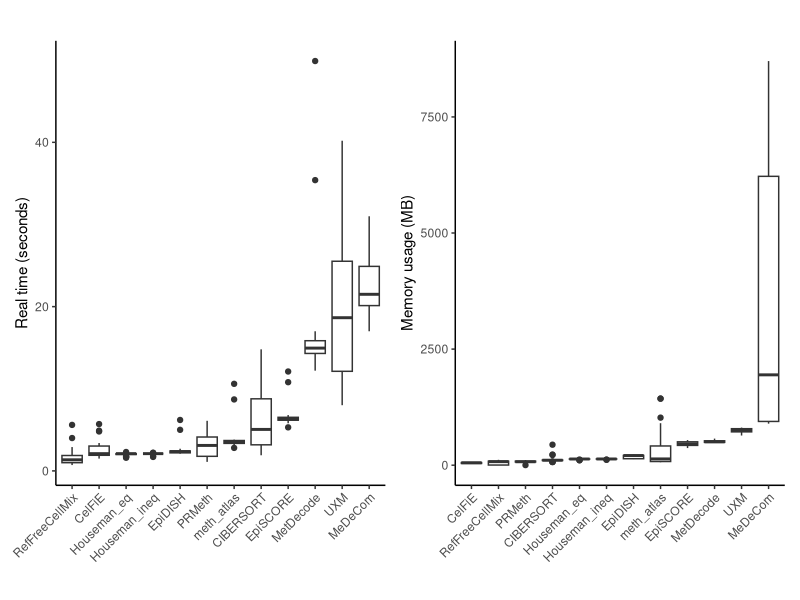
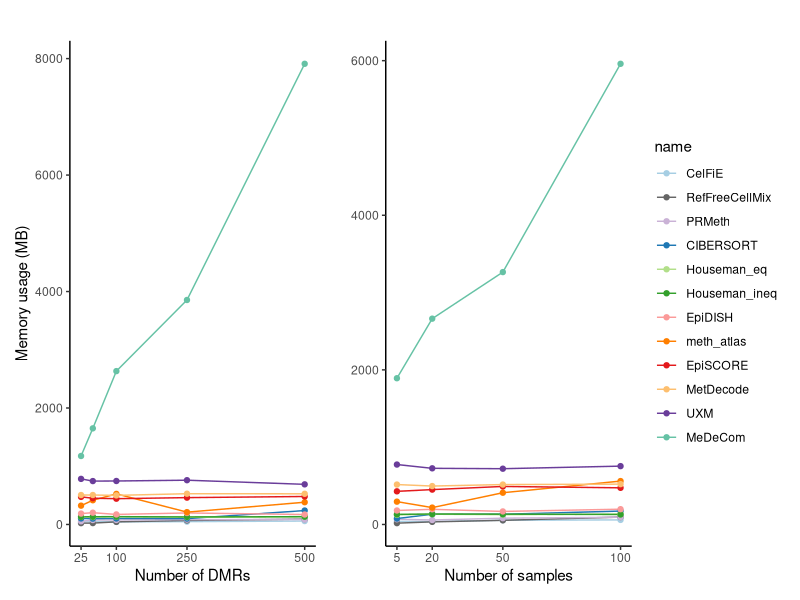
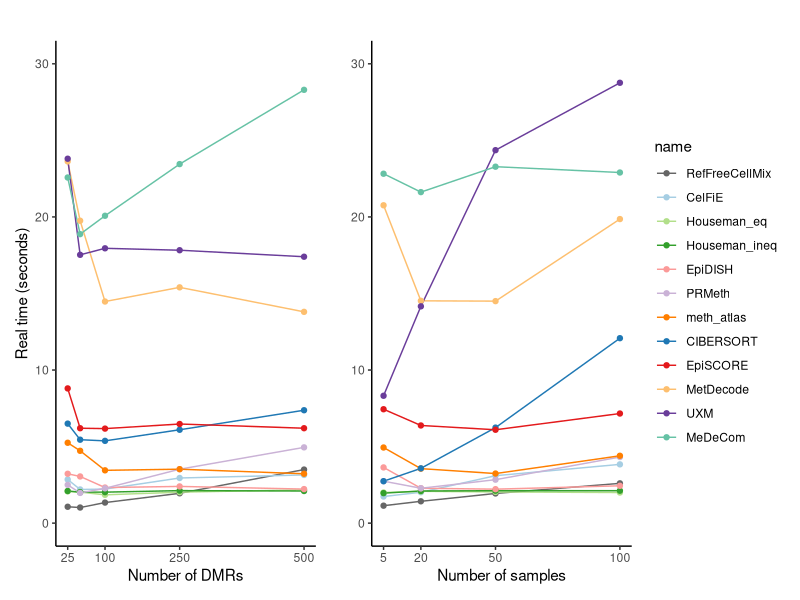
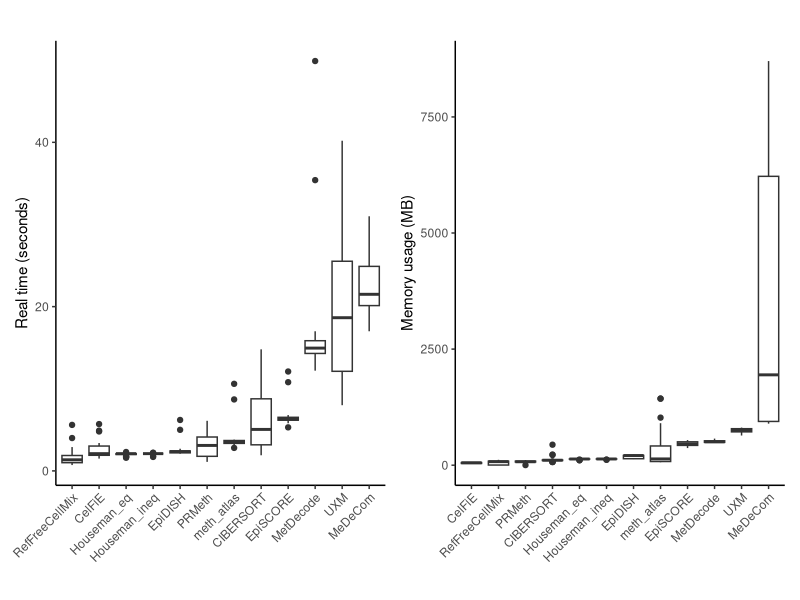
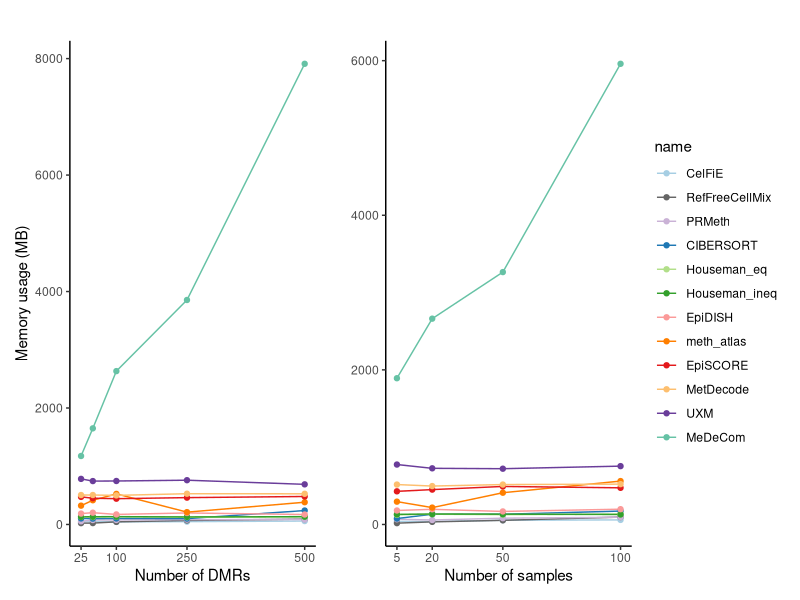
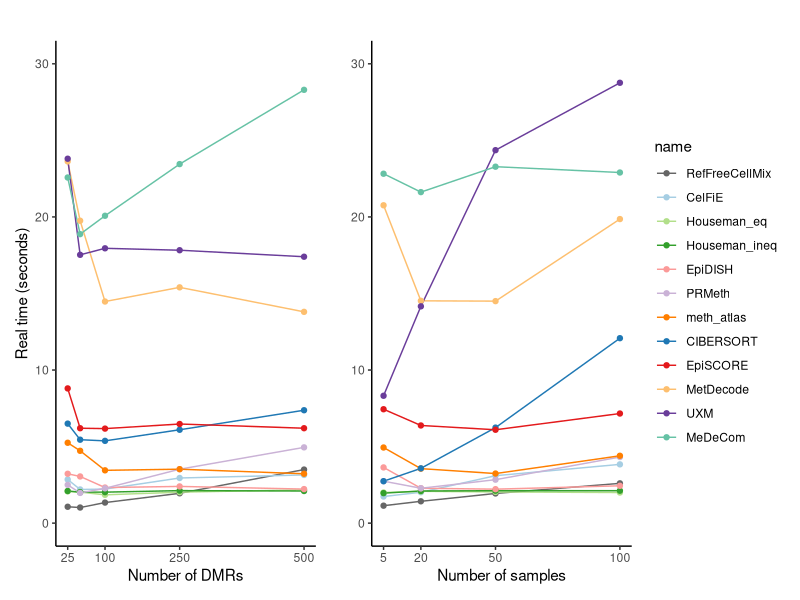

Write the R code that produced these figures, in order.
## ---- chunk 1
# Don't change this if you git cloned the entire GitHub repository and you are working in the notebooks/ folder
knitr::opts_knit$set(root.dir = './')
## ---- chunk 2
library(ggpubr)
library(ggplot2)
library(dplyr)
library(patchwork)
library(stringr)
## ---- chunk 3
res.scal <- read.csv("../resources/scalability.clean.csv")
## ---- chunk 4
# Helper function to convert memory to MB
convert_mem <- function(x) {
  x <- str_trim(x)
  val <- as.numeric(str_extract(x, "[0-9.]+"))
  unit <- str_extract(x, "MB|GB")
  ifelse(unit == "GB", val * 1024, val)
}

convert_time <- function(x) {
  x <- tolower(trimws(x))
  total <- numeric(length(x))

  for (i in seq_along(x)) {
    str <- x[i]
    sec <- as.numeric(stringr::str_extract(str, "\\d+\\.?\\d*(?=s)"))
    min <- as.numeric(stringr::str_extract(str, "\\d+\\.?\\d*(?=m(?!s))")) # avoid matching ms
    ms  <- as.numeric(stringr::str_extract(str, "\\d+\\.?\\d*(?=ms)"))

    sec[is.na(sec)] <- 0
    min[is.na(min)] <- 0
    ms[is.na(ms)]   <- 0

    total[i] <- min * 60 + sec + ms / 1000
  }

  return(total)
}
## ---- chunk 5
# Apply conversions to memory
data_clean_memory <- res.scal %>%
  mutate(
    realtime_sec = convert_mem(peak_rss)
  )
# Calculate median duration per method and sort
order_memory <- data_clean_memory %>%
  group_by(name) %>%
  summarise(med = mean(realtime_sec, na.rm = TRUE)) %>%
  arrange(med) %>%
  pull(name)
# Set factor levels for duration plot
data_clean_memory$name <- factor(data_clean_memory$name, levels = order_memory)

# Repeat for the time
data_clean_time <- res.scal %>%
  mutate(
    realtime_sec = convert_time(realtime)
  )
order_time <- data_clean_time %>%
  group_by(name) %>%
  summarise(med = median(realtime_sec, na.rm = TRUE)) %>%
  arrange(med) %>%
  pull(name)
data_clean_time$name <- factor(data_clean_time$name, levels = order_time)
## ---- chunk 6
# Plot: Boxplot of duration
p1 <- ggplot(data_clean_time, aes(x = name, y = realtime_sec)) +
  geom_boxplot() +
  labs(title = "", x = "", y = "Real time (seconds)") +
  theme_classic() +
  theme(axis.text.x = element_text(angle = 45, hjust = 1)) +
  scale_y_continuous(breaks = seq(0,110,by=20))


# Plot: Boxplot of peak RSS
p2 <- ggplot(data_clean_memory, aes(x = name, y = peak_rss_mb)) +
  geom_boxplot() +
  labs(title = "", x = "", y = "Memory usage (MB)") +
  theme_classic() +
  theme(axis.text.x = element_text(angle = 45, hjust = 1))

# Show plots
combined.plot <- p1 + p2
combined.plot
## ---- chunk 7
output_dir <- "../plots/07_scalability"
if (!dir.exists(output_dir)) dir.create(output_dir, recursive = T)

output_file <- file.path(output_dir, paste0("memory_time_boxplots_8CPU_16GB.svg"))
ggsave(output_file, combined.plot, width = 8, height = 5)
## ---- chunk 8
tool_colors <- c(
  "CelFiE"         = "#A6CEE3",
  "CIBERSORT"      = "#1F78B4",
  "Houseman_eq"    = "#B2DF8A",
  "Houseman_ineq"  = "#33A02C",
  "EpiDISH"        = "#FB9A99",
  "EpiSCORE"      = "#E31A1C",
  "MetDecode"     = "#FDBF6F",
  "meth_atlas"    = "#FF7F00",
  "PRMeth"        = "#CAB2D6",
  "UXM"           = "#6A3D9A",
  "MeDeCom"       = "#66C2A5",  # teal
  "RefFreeCellMix"     = "#666666"   # dark grey-blue
)
## ---- chunk 9
# Summarize by mean or median
summary_df_dmr <- data_clean_memory %>%
  group_by(name, dmr) %>%
  summarise(mean_rss = mean(peak_rss_mb), .groups = "drop")
summary_df_samples <- data_clean_memory %>%
  group_by(name, samples) %>%
  summarise(mean_rss = mean(peak_rss_mb), .groups = "drop")

p1 <- ggplot(summary_df_dmr, aes(x = dmr, y = mean_rss, color = name)) +
  geom_line() +
  geom_point() +
  labs(title = "",
       x = "Number of DMRs", y = "Memory usage (MB)") +
  theme_classic() +
  theme(legend.position = "none") +
  scale_color_manual(values = tool_colors) +
  scale_x_continuous(breaks = c(25, 100, 250, 500))

p2 <- ggplot(summary_df_samples, aes(x = samples, y = mean_rss, color = name)) +
  geom_line() +
  geom_point() +
  labs(title = "",
       x = "Number of samples", y = "") +
  theme_classic() +
  scale_color_manual(values = tool_colors) +
  scale_x_continuous(breaks = c(5, 20, 50, 100))

# Show plots
combined.plot <- p1 + p2
combined.plot
## ---- chunk 10
output_dir <- "../plots/07_scalability"
if (!dir.exists(output_dir)) dir.create(output_dir, recursive = T)

output_file <- file.path(output_dir, paste0("memory_samples_dmrs_8CPU_16GB.svg"))
ggsave(output_file, combined.plot, width = 8, height = 4)
## ---- chunk 11
# Summarize by mean or median
summary_df_dmr <- data_clean_time %>%
  group_by(name, dmr) %>%
  summarise(mean_time = mean(realtime_sec), .groups = "drop")
summary_df_samples <- data_clean_time %>%
  group_by(name, samples) %>%
  summarise(mean_time = mean(realtime_sec), .groups = "drop")

p1 <- ggplot(summary_df_dmr, aes(x = dmr, y = mean_time, color = name)) +
  geom_line() +
  geom_point() +
  labs(title = "",
       x = "Number of DMRs", y = "Real time (seconds)") +
  theme_classic() +
  theme(legend.position = "none") +
  scale_color_manual(values = tool_colors) +
  scale_x_continuous(breaks = c(25, 100, 250, 500)) +
  scale_y_continuous(breaks = seq(0,70,by=10)) + 
  ylim(0,30)

p2 <- ggplot(summary_df_samples, aes(x = samples, y = mean_time, color = name)) +
  geom_line() +
  geom_point() +
  labs(title = "",
       x = "Number of samples", y = "") +
  theme_classic() +
  scale_x_continuous(breaks = c(5, 20, 50, 100)) + 
  scale_color_manual(values = tool_colors) +
  scale_y_continuous(breaks = seq(0,70,by=10)) +
  ylim(0,30)

# Show plots
combined.plot <- p1 + p2
combined.plot
## ---- chunk 12
output_dir <- "../plots/07_scalability"
if (!dir.exists(output_dir)) dir.create(output_dir, recursive = T)

output_file <- file.path(output_dir, paste0("time_samples_dmrs_8CPU_16GB.svg"))
ggsave(output_file, combined.plot, width = 8, height = 4)
